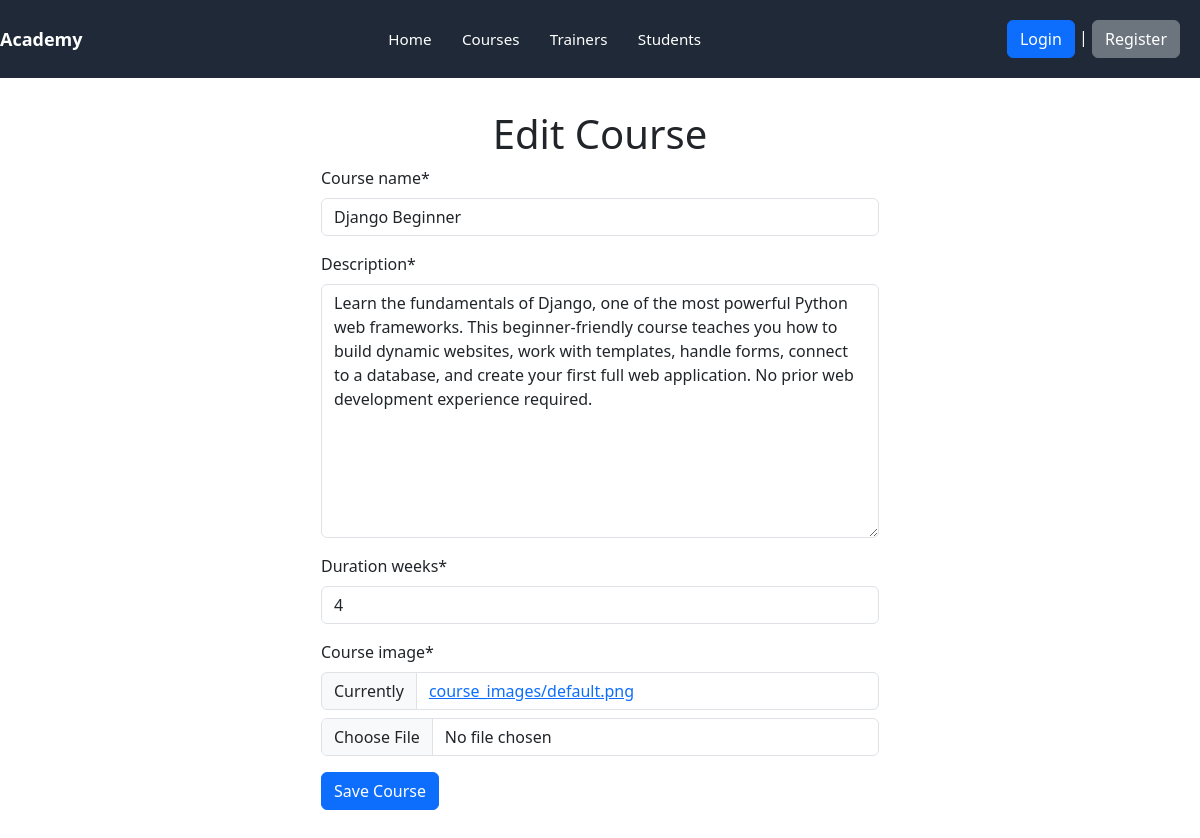
The page /academy/course/edit/1/ on the database as committed earlier.
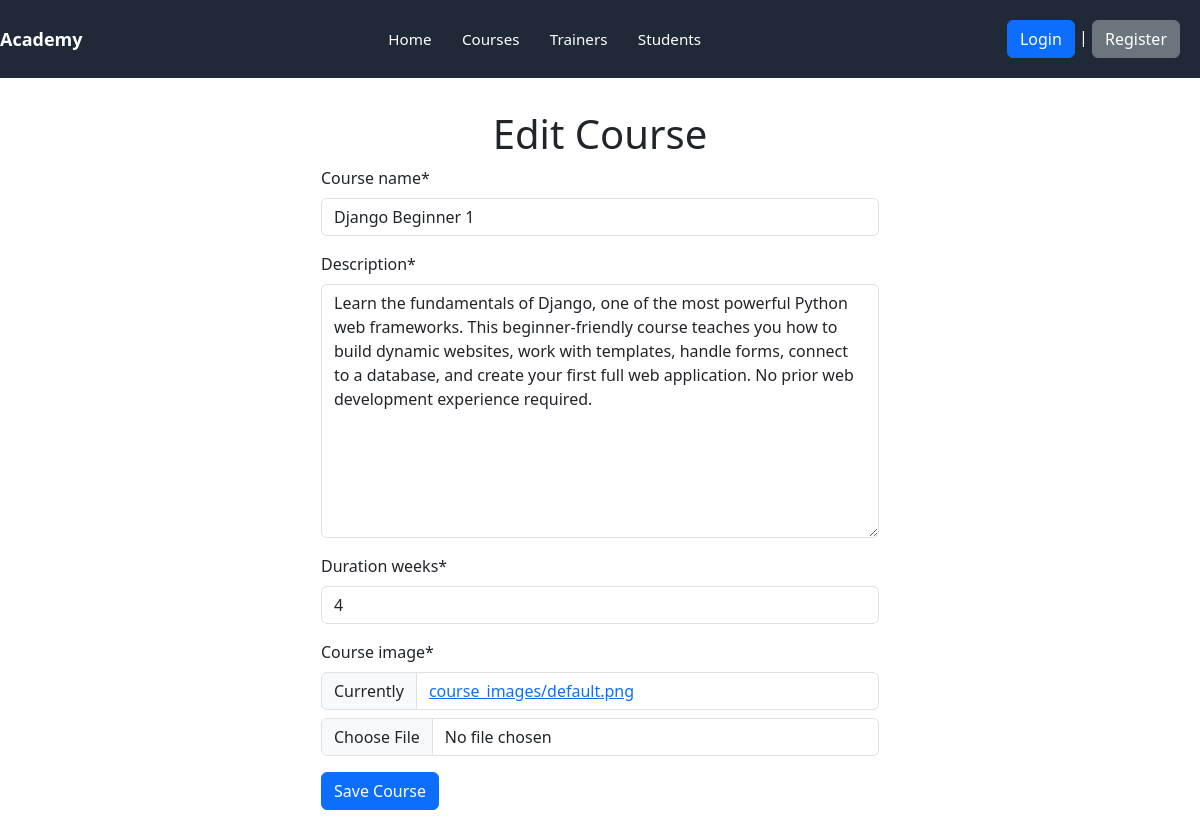
The same page on the database as committed later.
### academy/models.py (models this page shows, shortened)
class Course(models.Model):
    course_name = models.CharField(max_length=200)
    description = models.TextField()
    duration_weeks = models.IntegerField()
    course_image = models.ImageField(upload_to='course_images/', default='default.png')

### academy/views.py (the view)
# urls.py: path('course/edit/<int:id>/', views.course_edit, name='course_edit'),
def course_edit(request, id):
    course= get_object_or_404(Course, id=id)
    if request.method == 'POST':
        form = CourseForm(request.POST, request.FILES, instance=course)
        if form.is_valid():
            form.save()
            return redirect('academy:course_detail', id=course.id)
    else:
        form = CourseForm(instance=course)
    context = {
        'form': form,
        'course': course,
        'is_edit': True
    }
    return render(request, 'academy/course_edit.html', context)

### academy/forms.py
class CourseForm(forms.ModelForm):
    class Meta:
        model = Course
        fields = '__all__'

### templates/academy/course_edit.html (shortened to what this page needs)
{% load static %}
{% load crispy_forms_tags %}
<!DOCTYPE html>
<html lang="en">
  <head>
    <link rel="stylesheet" href="{% static 'css/style.css' %}" />
    <link
      href="https://cdn.jsdelivr.net/npm/bootstrap@5.3.8/dist/css/bootstrap.min.css"
      rel="stylesheet"
    />
  </head>
  <body>
    {% include 'navbar.html' %}
    <main class="container">
        <h1 class="text-center">Edit Course</h1>
        <form method="post" enctype="multipart/form-data" class="w-50 m-auto">
            {{ form|crispy }}
            <button type="submit" class="btn btn-primary">Save Course</button>
        </form>
    </main>
  </body>
</html>

Rows that differ between the two databases and show on the page:
changed Course: course_name "Django Beginner" → "Django Beginner 1"
